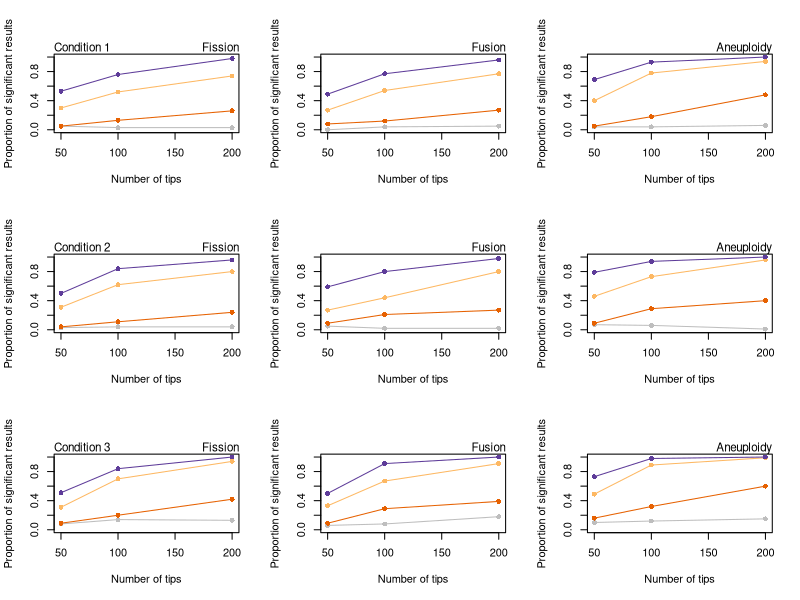

Write the R code that produced this figure.
# Terrence Sylvester
# pradakshanas@gmail.com
# 3rd February 2022

# read data
dat <- read.csv("../results/power.old.method.csv", as.is = T)

# plot
par(mfrow = c(3,3))
for(i in 1:3){
  # Fission
  plot(x = NULL,
       y = NULL,
       xlab = "Number of tips",
       ylab = "Proportion of significant results",
       xlim = c(50,200),
       ylim = c(0,1))
  lines(x = dat$tips[dat$cond == i & dat$rr == 1], y = dat$sigFission[dat$cond == i & dat$rr == 1],type = "o",col = "gray", pch = 16)
  lines(x = dat$tips[dat$cond == i & dat$rr == 2], y = dat$sigFission[dat$cond == i & dat$rr == 2],type = "o",col = "#e66101", pch = 16)
  lines(x = dat$tips[dat$cond == i & dat$rr == 5], y = dat$sigFission[dat$cond == i & dat$rr == 5],type = "o",col = "#fdb863", pch = 16)
  lines(x = dat$tips[dat$cond == i & dat$rr == 10], y = dat$sigFission[dat$cond == i & dat$rr == 10],type = "o",col = "#5e3c99", pch = 16)
  mtext(text = paste("Condition", i),side = 3,adj = 0,
        cex = 0.7)
  mtext(text = "Fission",side = 3,adj = 1,
        cex = 0.7)
  # if(i == 1){
  # # # add legend
  # legend("topleft",inset=.02,
  #        legend=c("1",
  #                 "2",
  #                 "5",
  #                 "10"),
  #        col=c("gray","#e66101" ,"#fdb863" ,"#5e3c99"),
  #        lty=1,
  #        cex=1,
  #        lwd = 2,title = "Rates ratio")
  # }
  # Fusuin
  plot(x = NULL,
       y = NULL,
       xlab = "Number of tips",
       ylab = "Proportion of significant results",
       xlim = c(50,200),
       ylim = c(0,1))
  lines(x = dat$tips[dat$cond == i & dat$rr == 1], y = dat$sigFusion[dat$cond == i & dat$rr == 1],type = "o", col = "gray", pch = 16)
  lines(x = dat$tips[dat$cond == i & dat$rr == 2], y = dat$sigFusion[dat$cond == i & dat$rr == 2],type = "o", col = "#e66101", pch = 16)
  lines(x = dat$tips[dat$cond == i & dat$rr == 5], y = dat$sigFusion[dat$cond == i & dat$rr == 5],type = "o", col = "#fdb863", pch = 16)
  lines(x = dat$tips[dat$cond == i & dat$rr == 10], y = dat$sigFusion[dat$cond == i & dat$rr == 10],type = "o", col = "#5e3c99", pch = 16)
  mtext(text = "Fusion",side = 3,adj = 1,
        cex = 0.7)
  # Aneuploidy
  plot(x = NULL,
       y = NULL,
       xlab = "Number of tips",
       ylab = "Proportion of significant results",
       xlim = c(50,200),
       ylim = c(0,1))
  lines(x = dat$tips[dat$cond == i & dat$rr == 1], y = dat$sigAneuploidy[dat$cond == i & dat$rr == 1],type = "o",col = "gray", pch = 16)
  lines(x = dat$tips[dat$cond == i & dat$rr == 2], y = dat$sigAneuploidy[dat$cond == i & dat$rr == 2],type = "o",col = "#e66101", pch = 16)
  lines(x = dat$tips[dat$cond == i & dat$rr == 5], y = dat$sigAneuploidy[dat$cond == i & dat$rr == 5],type = "o", col = "#fdb863", pch = 16)
  lines(x = dat$tips[dat$cond == i & dat$rr == 10], y = dat$sigAneuploidy[dat$cond == i & dat$rr == 10],type = "o",col = "#5e3c99", pch = 16)
  mtext(text = "Aneuploidy",side = 3,adj = 1,
        cex = 0.7)
  
}


